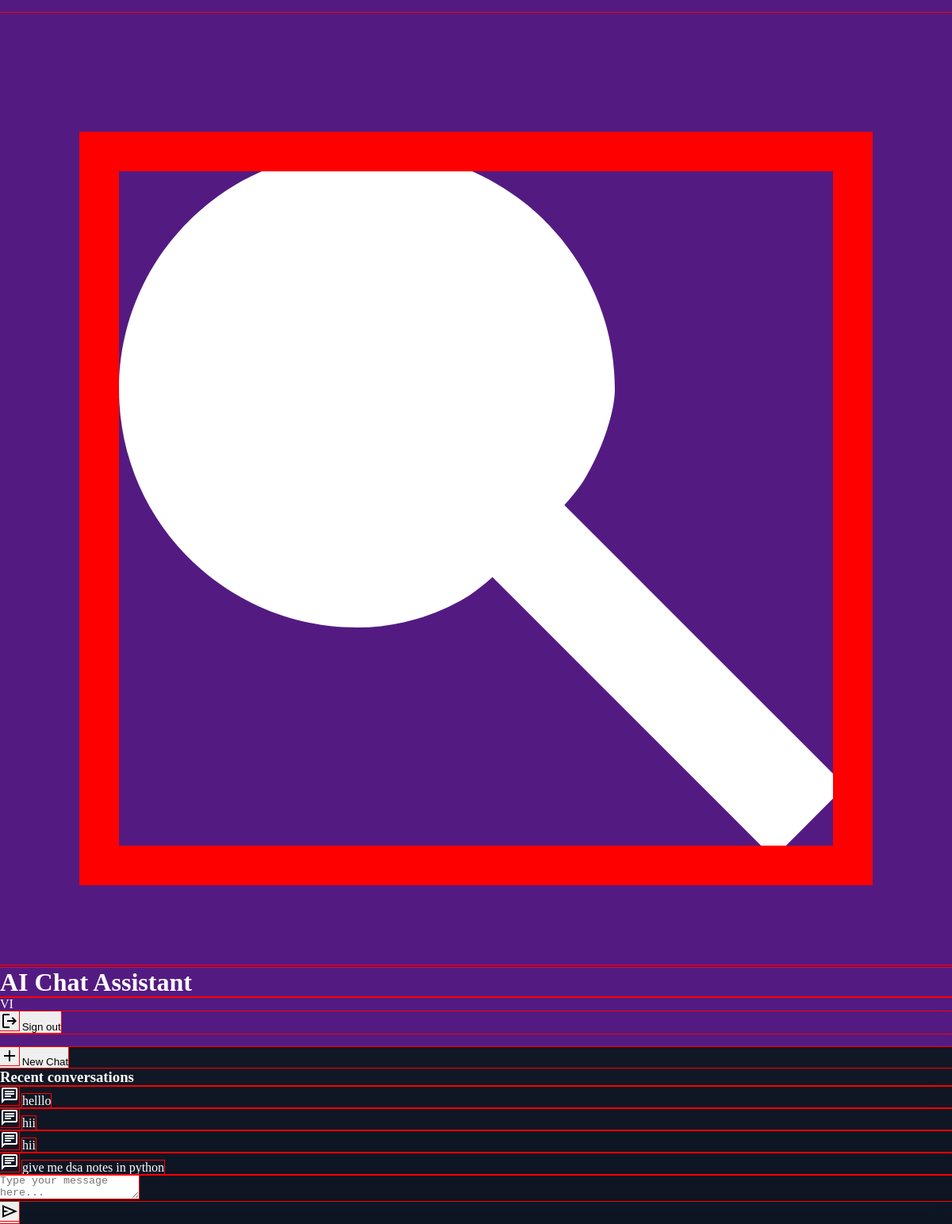
Screenshot of /chat/ (signed in) with the database file from the repository.
### chat/models.py (models this page shows)
class Conversation(models.Model):
    user = models.ForeignKey(User, on_delete=models.CASCADE)
    title = models.CharField(max_length=200)
    created_at = models.DateTimeField(auto_now_add=True)
    updated_at = models.DateTimeField(auto_now=True)
    class Meta:
        ordering = ['-updated_at']

### chat/views.py (the view)
# urls.py: path('chat/', views.chat_home, name='chat_home'),
@login_required(login_url='login')
@ensure_csrf_cookie
def chat_home(request):
    conversations = Conversation.objects.filter(user=request.user)
    return render(request, 'chat/home.html', {'conversations': conversations})

### templates/chat/home.html (shortened to what this page needs)
{% load static %}
<!DOCTYPE html>
<html lang="en">
<head>
    <link href="{% static 'css/styles.css' %}" rel="stylesheet">
</head>
<body>
<div id="webcrumbs">
    <div class="w-[1280px] bg-gradient-to-b from-primary-50 to-white font-sans">
        <header class="flex items-center justify-between p-6 border-b border-gray-200">
            <div class="flex items-center">
                <h1 class="ml-3 text-xl font-bold text-primary-800">AI Chat Assistant</h1>
            </div>
            {% if user.is_authenticated %}
            <div class="flex items-center space-x-4">
                <div class="relative h-8 w-8 rounded-full bg-primary-600 flex items-center justify-center text-white cursor-pointer hover:bg-primary-700 transition-colors duration-200 group">
                    {{ user.username|slice:":2"|upper }}
                    <div class="absolute right-0 top-full mt-2 w-48 bg-white shadow-lg rounded-md overflow-hidden z-10 hidden group-hover:block">
                        <div class="py-2">
                            <form action="{% url 'logout' %}" method="post">
                                <button class="w-full text-left px-4 py-2 text-sm text-red-600 hover:bg-gray-100 flex items-center">
                                    <span class="material-symbols-outlined mr-2">logout</span> Sign out
                                </button>
                            </form>
                        </div>
                    </div>
                </div>
            </div>
            {% endif %}
        </header>
        <main class="flex h-[calc(100vh-64px)]">
            <aside class="w-[260px] p-4 border-r border-gray-200 overflow-y-auto">
                <button id="new-chat" class="w-full flex items-center justify-center py-3 px-4 bg-primary-600 text-white rounded-md hover:bg-primary-700 transition-all duration-200 shadow-sm hover:shadow-md mb-4">
                    <span class="material-symbols-outlined mr-2">add</span> New Chat
                </button>
                <div class="mt-6">
                    <h3 class="text-xs font-semibold text-gray-500 mb-3 uppercase">Recent conversations</h3>
                    <ul id="conversation-list" class="space-y-2">
                        {% for conversation in conversations %}
                        <li class="p-2 rounded-md hover:bg-gray-100 cursor-pointer transition-colors duration-200 group" data-conversation-id="{{ conversation.id }}">
                            <div class="flex items-center">
                                <span class="material-symbols-outlined text-gray-400 mr-2 group-hover:text-primary-600">chat</span>
                                <span class="text-sm truncate">{{ conversation.title }}</span>
                            </div>
                        </li>
                        {% endfor %}
                    </ul>
                </div>
            </aside>
            <div class="flex-1 flex flex-col">
                <div class="border-t border-gray-200 p-4">
                    <div class="relative">
                        <textarea id="message-input" class="w-full p-4 pr-24 border border-gray-300 rounded-lg focus:outline-none focus:ring-2 focus:ring-primary-500 resize-none h-[100px] bg-white" placeholder="Type your message here..."></textarea>
                        <div class="absolute bottom-4 right-4">
                            <button id="send-message" class="p-2 bg-primary-600 text-white rounded-full hover:bg-primary-700 transition-colors duration-200">
                                <span class="material-symbols-outlined">send</span>
                            </button>
                        </div>
                    </div>
                </div>
            </div>
        </main>
    </div>
</div>
</body>
</html>

### static/css/styles.css (style rules this page uses)
* { outline: 1px solid red; }
html, body { margin: 0; padding: 0; width: 100%; height: 100%; overflow-x: hidden; overflow-y: auto; }
body { display: flex; flex-direction: column; align-items: center; justify-content: flex-start; background: linear-gradient(to bottom, #0b0b2b, #1b2735 70%, #090a0f); background-attachment: fixed; position: relative; color: #fff; }
#webcrumbs { width: 100%; height: 100%; margin: 0; padding: 0; background: rgba(17, 24, 39, 0.8); backdrop-filter: blur(10px); box-sizing: border-box; overflow-x: hidden; }
#webcrumbs header { width: 100%; padding: 1rem 0; background: rgba(88, 28, 135, 0.95); backdrop-filter: blur(8px); }

### rows the page displays
Conversation: title "helllo"
Conversation: title "hii"
Conversation: title "hii"
Conversation: title "give me dsa notes in python"

### other values shown
{{ user.username|slice:":2"|upper }} "VI"
